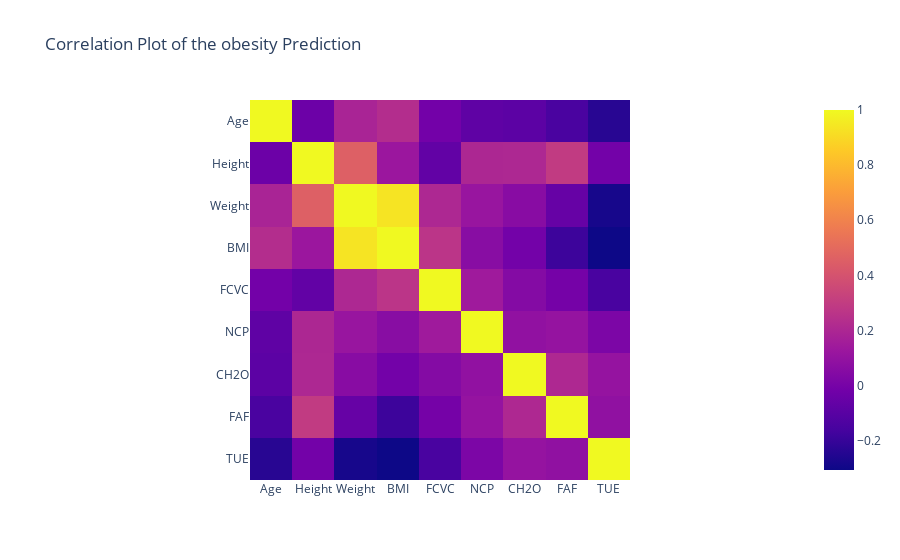

Notebook code for this chart:
### Code cell
# we are using a heat map to check for correlation between Obesity and other variables
fig = px.imshow(corr_matrix, title="Correlation Plot of the obesity Prediction")

fig.show()

### Figure 1 — Plotly figure (JSON) as saved in the notebook; plotly's stock layout.template omitted (floating-point values rounded to 4 significant figures)
{"data": [{"coloraxis": "coloraxis", "hovertemplate": "x: %{x}<br>y: %{y}<br>color: %{z}<extra></extra>", "name": "0", "type": "heatmap", "x": ["Age", "Height", "Weight", "BMI", "FCVC", "NCP", "CH2O", "FAF", "TUE"], "xaxis": "x", "y": ["Age", "Height", "Weight", "BMI", "FCVC", "NCP", "CH2O", "FAF", "TUE"], "yaxis": "y", "z": [[1, -0.03601, 0.1862, 0.2293, -0.0136, -0.07984, -0.08787, -0.1478, -0.2367], [-0.03601, 1, 0.4575, 0.1245, -0.06861, 0.2002, 0.2042, 0.2936, -0.01242], [0.1862, 0.4575, 1, 0.9345, 0.2049, 0.1138, 0.05861, -0.05649, -0.28], [0.2293, 0.1245, 0.9345, 1, 0.265, 0.06152, -0.01158, -0.1829, -0.306], [-0.0136, -0.06861, 0.2049, 0.265, 1, 0.1407, 0.04709, -0.006938, -0.1498], [-0.07984, 0.2002, 0.1138, 0.06152, 0.1407, 1, 0.0926, 0.1054, 0.01731], [-0.08787, 0.2042, 0.05861, -0.01158, 0.04709, 0.0926, 1, 0.2071, 0.1062], [-0.1478, 0.2936, -0.05649, -0.1829, -0.006938, 0.1054, 0.2071, 1, 0.08669], [-0.2367, -0.01242, -0.28, -0.306, -0.1498, 0.01731, 0.1062, 0.08669, 1]]}], "layout": {"coloraxis": {"colorscale": [[0, "#0d0887"], [0.1111, "#46039f"], [0.2222, "#7201a8"], [0.3333, "#9c179e"], [0.4444, "#bd3786"], [0.5556, "#d8576b"], [0.6667, "#ed7953"], [0.7778, "#fb9f3a"], [0.8889, "#fdca26"], [1, "#f0f921"]]}, "title": {"text": "Correlation Plot of the obesity Prediction"}, "xaxis": {"anchor": "y", "constrain": "domain", "domain": [0, 1], "scaleanchor": "y"}, "yaxis": {"anchor": "x", "autorange": "reversed", "constrain": "domain", "domain": [0, 1]}}}
